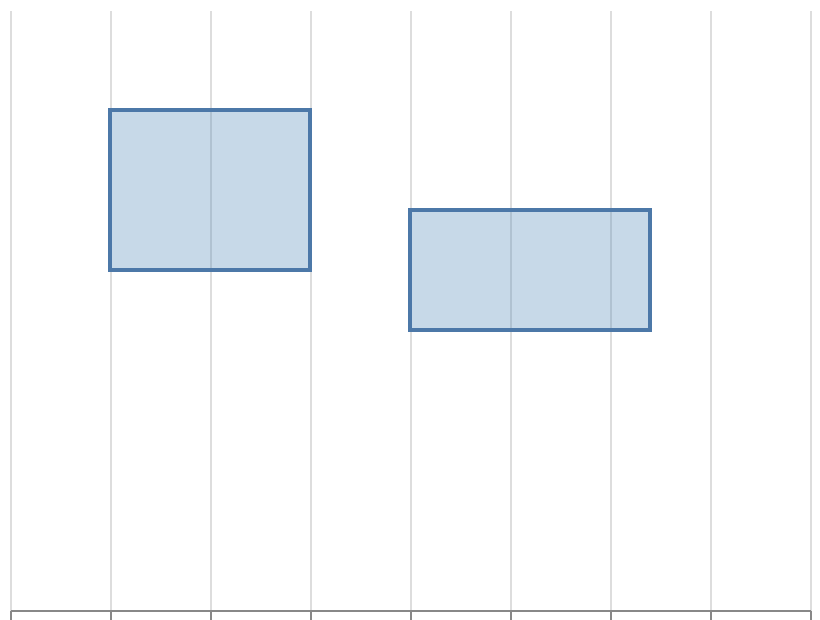

Vega-Lite specification stored for this chart:
### Vega specification from a JSON file in a GitHub repository (floating-point values rounded to 4 significant figures)
{"$schema": "https://vega.github.io/schema/vega/v6.json", "width": 400, "height": 300, "padding": 5, "autosize": "none", "data": [{"name": "table", "values": [{"x": 50, "y": 50, "w": 100, "h": 80}, {"x": 200, "y": 100, "w": 120, "h": 60}]}], "marks": [{"type": "rect", "from": {"data": "table"}, "encode": {"update": {"x": {"field": "x"}, "y": {"field": "y"}, "width": {"field": "w"}, "height": {"field": "h"}, "fill": {"value": "steelblue"}, "fillOpacity": {"value": 0.3}, "stroke": {"value": "#4c78a8"}, "strokeWidth": {"value": 2}}}}], "axes": [{"scale": "x", "orient": "bottom", "grid": true, "labels": false}], "scales": [{"name": "x", "type": "linear", "domain": [0, 400], "range": "width"}]}
